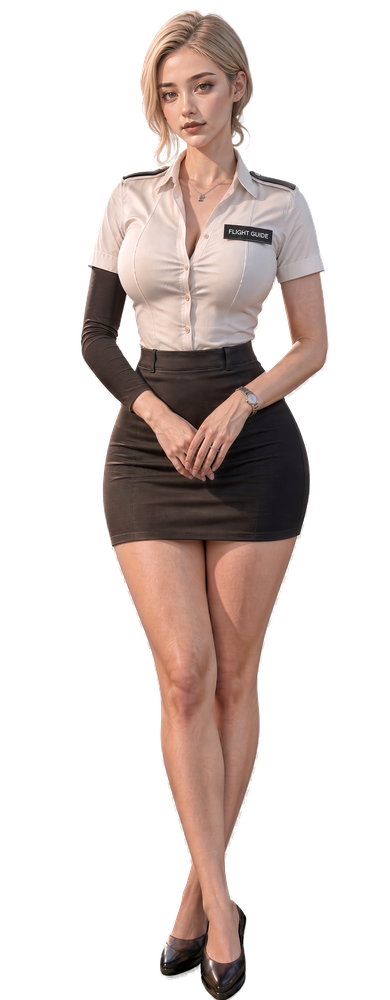
#> input picture docs/cinematics/guide-replacements-20261111/originals/01-grok-fullbody.png, 390 x 1000 px, shrunk from 880 x 2256 before the run; the run also reads 1 picture not shown here
$ python apply-matte-fix.py
#> lines starting #> are read from the running program, lines starting #| are printed output that depends on the picture; after the words box and inside, x2 and y2 are one past the last pixel; in counts of white or black regions, pixels touching at a corner belong together
"""Export the background-removal tool matte over unchanged source RGB pixels."""
import hashlib,json,shutil
from pathlib import Path
import numpy as np
from PIL import Image

root=Path(__file__).resolve().parent
repo=root.parents[2]
active=repo.parent/'stam-freight-control-local-studio-20261110'
source=root/'originals/01-grok-fullbody.png'
tool_result=root/'prepared/director-standing-matte-candidate.png'
a=np.asarray(Image.open(source).convert('RGBA')).copy()
#> a is the input picture: shape (1000, 390, 4); mean R, G, B, A 53.6, 43.1, 39.5, 85.8
b=np.asarray(Image.open(tool_result).convert('RGBA'))
assert a.shape==b.shape
alpha=np.minimum(a[:,:,3],b[:,:,3])
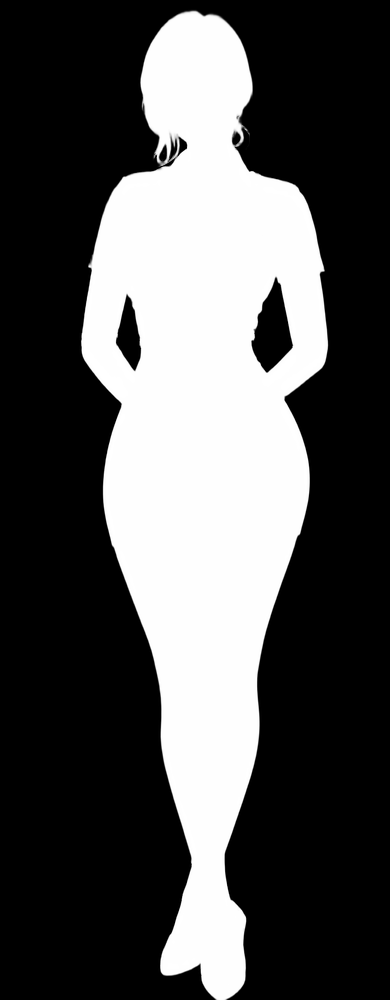
#> alpha: shape (1000, 390); min 0, max 255, mean 84
alpha[(a[:,:,3]>250)&(b[:,:,3]>250)]=255
alpha[alpha<3]=0
#> alpha: shape (1000, 390); min 0, max 255, mean 84.3
result=a.copy()
result[:,:,3]=alpha
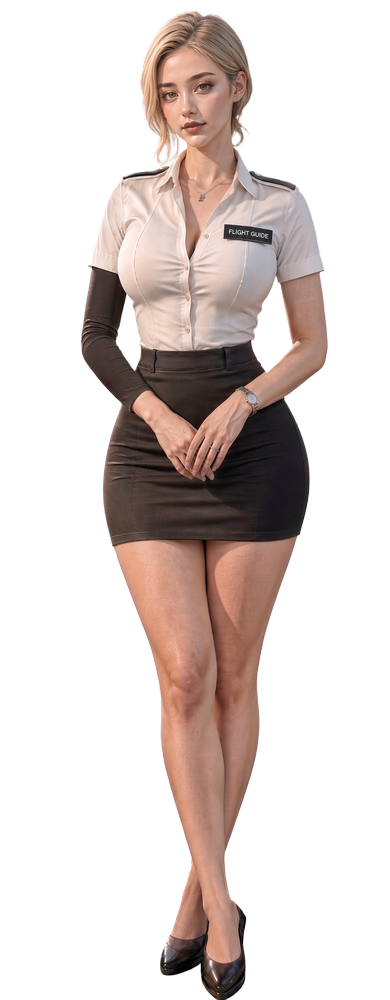
#> result: shape (1000, 390, 4); 2.81% of pixels changed, all inside (x1, y1, x2, y2) = (78, 7, 331, 1000); transparent parts drawn white
output=root/'prepared/director-standing-grok-mattefix-20261111.png'
Image.fromarray(result).save(output)
assert np.array_equal(np.asarray(Image.open(output))[:,:,:3],a[:,:,:3])
old_hash=hashlib.sha256(source.read_bytes()).hexdigest()
new_hash=hashlib.sha256(output.read_bytes()).hexdigest()
applied=[]
for checkout in (repo,active):
    target=checkout/'apps/control-room/src/assets/director-standing.png'
#> (the run stopped early here; a loop or call above may not have finished)
